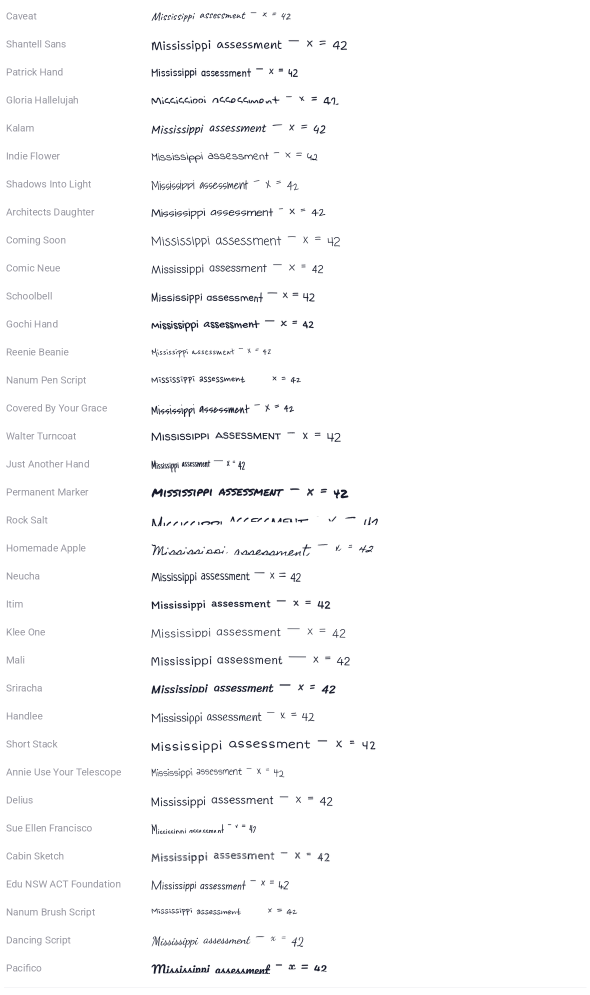
#> input picture handwriting/font_catalog (1).png, 1180 x 1990 px (shown at 1/2 size)
$ python font_build.py 'font_catalog (1).png' 'font_catalog (1).png' 5
#> lines starting #> are read from the running program, lines starting #| are printed output that depends on the picture; after the words box and inside, x2 and y2 are one past the last pixel; in counts of white or black regions, pixels touching at a corner belong together
#> in build_font, img is the input picture: shape (1990, 1180, 3); mean B, G, R 250.5, 250.1, 250.1
"""
Build a real ``.otf`` from a photo / scan of a filled handwriting template.

Pipeline (no FontForge, no GPU):

  1. find the four concentric-square registration markers,
  2. warp the page back to canonical pixel space (template.py) so it works on
     phone photos, not just clean scans,
  3. crop each glyph's cell (cells are mapped by the known template layout —
     we never OCR the labels),
  4. threshold to an ink mask that keeps dark ink but drops the light ruled
     guides, denoise while keeping the dots on i / j,
  5. trace each mask with potrace (`-b svg --flat`) and build a CFF glyph,
     applying potrace's group transform composed with our font-unit transform,
  6. assemble an OTF with fontTools, synthesising space / period / comma.

CLI:  python -m handwriting.font_build <template image> <out.otf>
"""

from __future__ import annotations

import os
import re
import subprocess
import sys
import tempfile

import cv2
import numpy as np
from fontTools.agl import UV2AGL
from fontTools.fontBuilder import FontBuilder
from fontTools.misc.transform import Transform
from fontTools.pens.t2CharStringPen import T2CharStringPen
from fontTools.pens.transformPen import TransformPen
from fontTools.svgLib.path import parse_path

from . import template as T

# Font design space.
UPM = 1000
ASCENT = 950
DESCENT = -350
SIDE_BEARING = 60          # font units of left/right bearing per glyph
MIN_COMPONENT_PX = 18      # connected components smaller than this are noise
INK_THRESHOLD = 120        # dark <= this is ink; lighter (ruled guides) dropped
DESCENDER_BASELINE = 0.65  # baseline sits this far down a descender's ink box


# ---- Marker detection + rectification ------------------------------------

def _is_square(cnt) -> bool:
    peri = cv2.arcLength(cnt, True)
    if peri < 40:
        return False
    approx = cv2.approxPolyDP(cnt, 0.04 * peri, True)
    if len(approx) != 4 or not cv2.isContourConvex(approx):
        return False
    _, _, w, h = cv2.boundingRect(approx)
    if w < 12 or h < 12:
        return False
    ar = w / float(h)
    return 0.6 < ar < 1.6


def _nested_square_depth(contours, hier, i: int) -> int:
    """Deepest chain of nested square contours below contour ``i``."""
    best = 0
    child = hier[i][2]
    while child != -1:
        if _is_square(contours[child]):
            best = max(best, 1 + _nested_square_depth(contours, hier, child))
        child = hier[child][0]
    return best


def _find_markers(gray: np.ndarray) -> list[tuple[float, float]] | None:
    """Return four marker centres ordered TL, TR, BR, BL, or None."""
    _, th = cv2.threshold(gray, 0, 255,
                          cv2.THRESH_BINARY_INV + cv2.THRESH_OTSU)
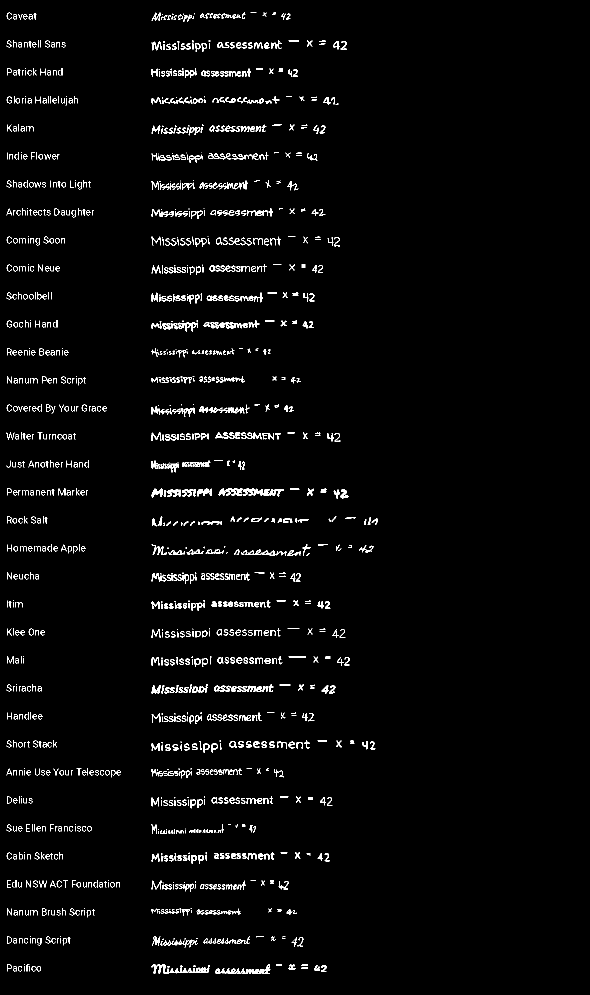
#> th: shape (1990, 1180) (shown at 1/2 size); 2.5% white in thin lines or dots, all inside (x1, y1, x2, y2) = (13, 25, 756, 1948)
    contours, hier = cv2.findContours(th, cv2.RETR_TREE,
                                      cv2.CHAIN_APPROX_SIMPLE)
#> contours = 1827 contours, 959 with area under 20; largest, box (x1, y1, x2, y2) and area: (303, 1928, 419, 1947) 579, (431, 1929, 541, 1948) 577, (451, 977, 526, 992) 508, (482, 1099, 573, 1111) 340, (527, 978, 568, 993) 248
    if hier is None:
        return None
    hier = hier[0]
    cands = []
    for i, cnt in enumerate(contours):
        # A marker's outer square encloses a white square enclosing a black
        # square: at least two levels of nested squares below it.
        if _is_square(cnt) and _nested_square_depth(contours, hier, i) >= 2:
            M = cv2.moments(cnt)
            if M["m00"] == 0:
                continue
            cands.append((M["m10"] / M["m00"], M["m01"] / M["m00"]))
#> this loop made 1827 passes
#> after the loop, cands = []
    if len(cands) < 4:
        return None

    h, w = gray.shape[:2]
    corners = [(0, 0), (w, 0), (w, h), (0, h)]  # TL, TR, BR, BL
    chosen: list[tuple[float, float]] = []
    used: set[int] = set()
    for corner in corners:
        best_i, best_d = -1, None
        for i, (cx, cy) in enumerate(cands):
            if i in used:
                continue
            d = (cx - corner[0]) ** 2 + (cy - corner[1]) ** 2
            if best_d is None or d < best_d:
                best_d, best_i = d, i
        if best_i < 0:
            return None
        used.add(best_i)
        chosen.append(cands[best_i])
    return chosen


def rectify(img: np.ndarray) -> np.ndarray:
    """Warp a photo/scan to canonical template pixel space using the four
    markers. Falls back to a plain resize if the markers can't be found
    (works for an already-square scan)."""
    gray = cv2.cvtColor(img, cv2.COLOR_BGR2GRAY) if img.ndim == 3 else img
    markers = _find_markers(gray)
    if markers is None:
#> (the run stopped early here; a loop or call above may not have finished)
